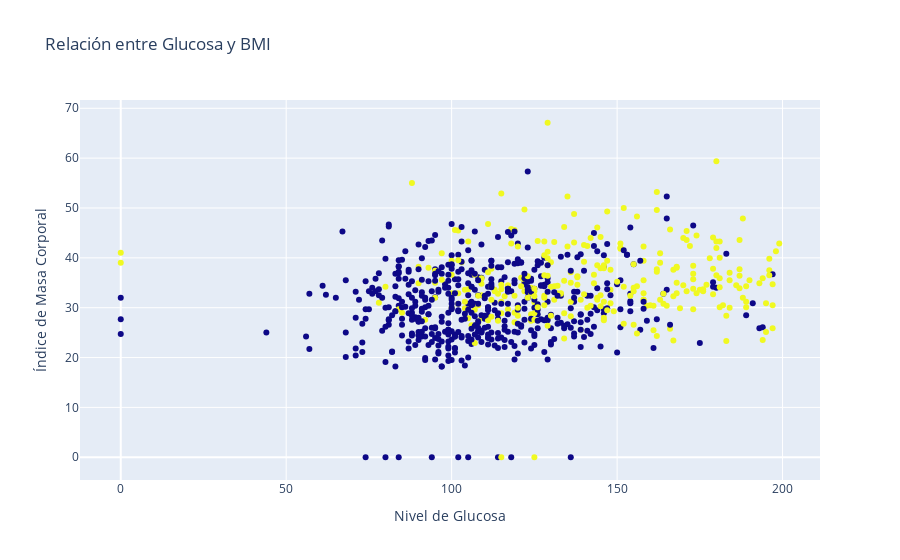

The cell this chart's notebook holds for it:
### Markdown cell above
### Diagrama de Dispersión: Relación entre dos Variables
Exploremos si existe una relación entre el nivel de glucosa (Glucose) y el índice de masa corporal (BMI), y veamos si el diagnóstico (Outcome) influye.

### Code cell
# Crear un diagrama de dispersión interactivo
fig = px.scatter(diabetes,
                 x="Glucose",
                 y="BMI",
                 color="Outcome",  # Colorea los puntos según el diagnóstico
                 title="Relación entre Glucosa y BMI",
                 labels={"Glucose": "Nivel de Glucosa", "BMI": "Índice de Masa Corporal"},
                 hover_data=['Age']) # Muestra la edad al pasar el cursor
fig.update_layout(coloraxis_showscale=False)
fig.show()

### Figure 1 — Plotly figure (JSON) as saved in the notebook; plotly's stock layout.template omitted (floating-point values rounded to 4 significant figures; data arrays with more than 128 entries replaced by an {"elided": "..."} marker saying what was removed)
{"data": [{"customdata": {"elided": "768x1 int values"}, "hovertemplate": "Nivel de Glucosa=%{x}<br>Índice de Masa Corporal=%{y}<br>Age=%{customdata[0]}<br>Outcome=%{marker.color}<extra></extra>", "legendgroup": "", "marker": {"color": {"elided": "768 int values"}, "coloraxis": "coloraxis", "symbol": "circle"}, "mode": "markers", "name": "", "orientation": "v", "showlegend": false, "type": "scatter", "x": {"elided": "768 int values"}, "xaxis": "x", "y": {"elided": "768 float values"}, "yaxis": "y"}], "layout": {"coloraxis": {"colorbar": {"title": {"text": "Outcome"}}, "colorscale": [[0, "#0d0887"], [0.1111, "#46039f"], [0.2222, "#7201a8"], [0.3333, "#9c179e"], [0.4444, "#bd3786"], [0.5556, "#d8576b"], [0.6667, "#ed7953"], [0.7778, "#fb9f3a"], [0.8889, "#fdca26"], [1, "#f0f921"]], "showscale": false}, "legend": {"tracegroupgap": 0}, "title": {"text": "Relación entre Glucosa y BMI"}, "xaxis": {"anchor": "y", "domain": [0, 1], "title": {"text": "Nivel de Glucosa"}}, "yaxis": {"anchor": "x", "domain": [0, 1], "title": {"text": "Índice de Masa Corporal"}}}}
